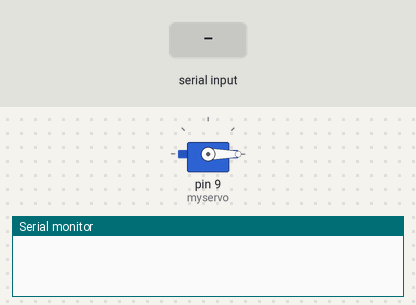
The sketch below on a simulated Arduino Uno, built with avr-gcc and run on an emulated ATmega328P. On the bench: servo, the last lines printed to the serial monitor. The inputs (shaded band) are chosen by the test bench.

Above: at 1.2 s.
1.3 s: "90,45\n" received over Serial
At 2.8 s:
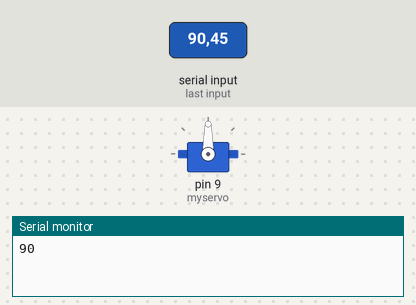
3.8 s: "30,150\n" received over Serial
At 5.9 s:
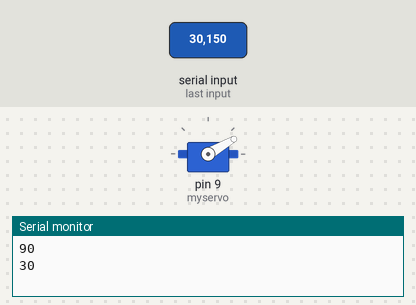
6.3 s: "200\n" received over Serial
At 7.8 s:
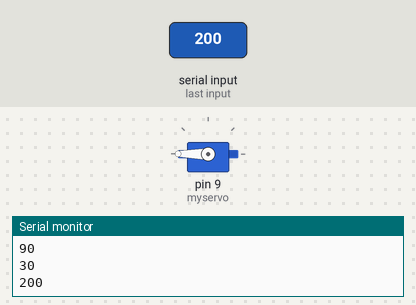
8.7 s: "90\n" received over Serial
At 10.8 s:
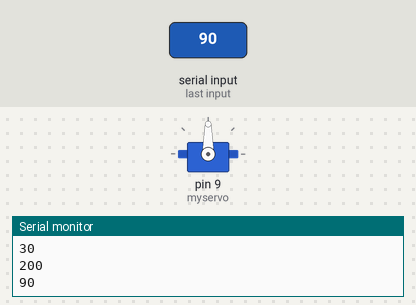
Timing chart, 0 to 12.1 s (numbered marks = the images above; inputs shaded):
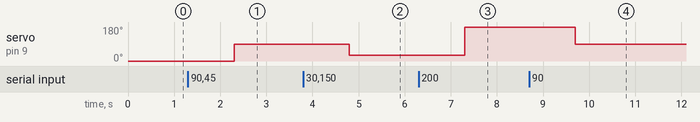

The sketch:

servo_motor.ino
```cpp
#include <Servo.h>

Servo myservo;  // create servo object to control a servo
// twelve servo objects can be created on most boards

int pos = 0;    // variable to store the servo position
bool DataRead = false;

void setup() {
  myservo.attach(9);  // attaches the servo on pin 9 to the servo object
  Serial.begin(115200);
}

void loop() {
  // Position 100 = clamp fully closed
  // Position 0 = clamp fully open
  myservo.write(pos);
  if (DataRead) {
    DataRead = false;
    Serial.println(pos);
  }
}

// Serial Communication Handler
void serialEvent() {
  // If a message from the Raspberry Pi is present, read the data
  if (Serial.available() > 0) {
    pos = Serial.readString().toInt();
    DataRead = true;
  }
  // Reset the serial buffer
  Serial.flush();
}
```

Measured:
- after the input at 1.3 s, servo on pin 9 (myservo): 0° → 90° after 1.0 s
- after the input at 3.8 s, servo on pin 9 (myservo): 90° → 30° after 1.0 s
- after the input at 6.3 s, servo on pin 9 (myservo): 30° → 180° after 1.0 s
- after the input at 8.7 s, servo on pin 9 (myservo): 180° → 90° after 1.0 s
